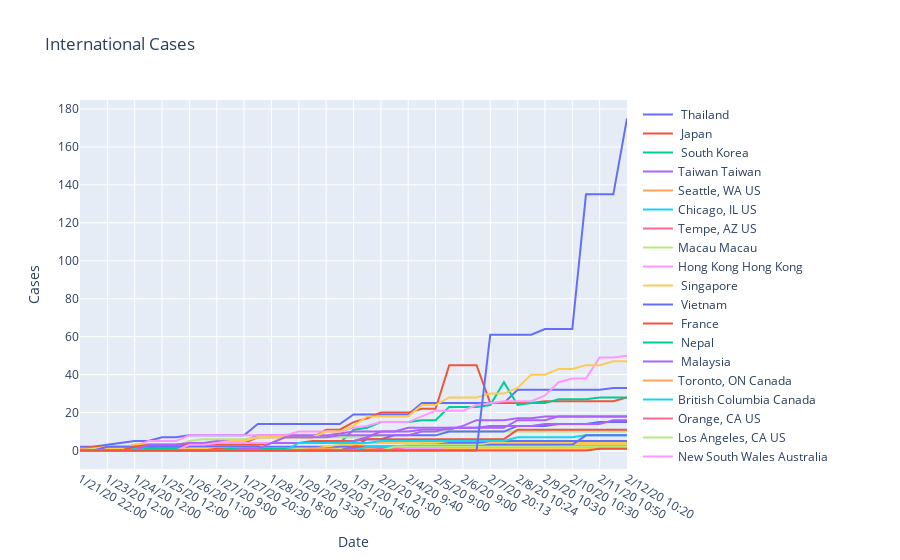

The notebook cell saved with this chart:
### Code cell
#aggregate by country
#final_df_international
#final_df
#final_df_country=final_df.groupby('Country/Region')  




import plotly.express as px


fig = px.line(final_df_international,title="International Cases", x="Date", y="Cases", color="name", line_group="name", hover_name="name",render_mode="svg")
fig.for_each_trace(lambda t: t.update(name=t.name.replace("name=", "")))
fig.show()
